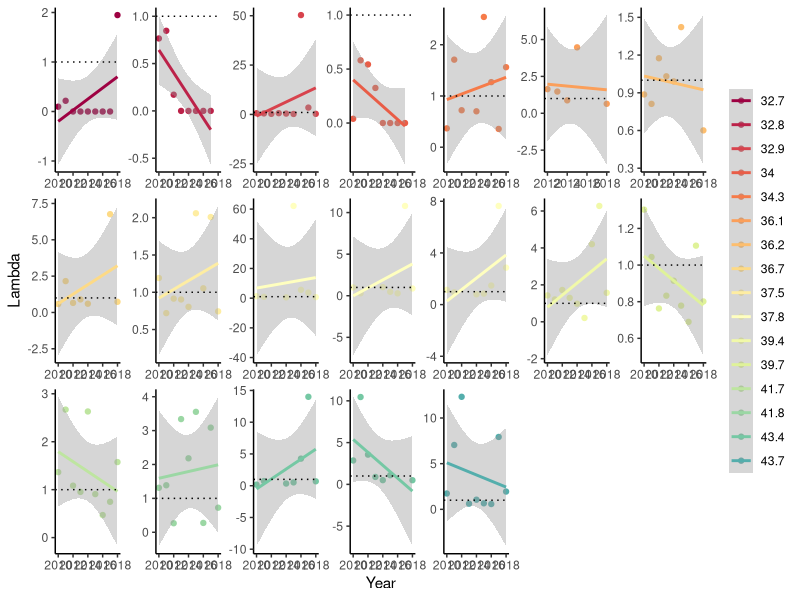

Reproduce this figure in R.
#### PROJECT: Genomic offsets and demographic trajectories of Mimulus cardinalis populations during extreme drought
#### PURPOSE OF THIS SCRIPT: Calculate slopes of lambda versus year as a metric of the rate of demographic decline during drought
#### AUTHOR: Amy Angert
#### DATE LAST MODIFIED: 20230619


#*******************************************************************************
#### 0. Clean workspace and load required packages
#*******************************************************************************

# Remove objects and clear workspace
rm(list = ls(all=TRUE))

# Make vector of packages needed
packages_needed <- c("tidyverse", "RColorBrewer")

# Install packages needed (if not already installed)
for (i in 1:length(packages_needed)){
  if(!(packages_needed[i] %in% installed.packages())){install.packages(packages_needed[i])}
}

# Load packages needed
for (i in 1:length(packages_needed)){
  library(packages_needed[i], character.only = TRUE)
}


#*******************************************************************************
### 1. Read in lambda estimates for each site and year
#*******************************************************************************
dat <- read.csv("data/demography data/siteYear.lambda_2010-2019.csv")

# Note: Mill Creek only has three annual transition estimates (because of 100% plot wash-out in 2010 and flooding that prevented site access in 2013), so Mill Creek should be removed from calculations of demographic declines  
dat <- dat %>% filter(Site!="Mill Creek")

#*******************************************************************************
### 2. Visualize estimates over time for each site
#*******************************************************************************

# N-S color gradient
lat_cols=colorRampPalette(brewer.pal(11,"Spectral"))
n.sites <- length(unique(dat$Site))
color.list <- lat_cols(n.sites)

ggplot(dat, aes(x=Year, y=lambda, color=as.factor(round(Latitude, 1)))) +
  geom_point() +
  geom_smooth(method="lm") +
  scale_color_manual(values=color.list) +
  ylab("Lambda") +
  #ylim(0,2) +
  geom_hline(yintercept=1, linetype="dotted") +
  facet_wrap(~Latitude, scale="free", nrow=3) +
  theme_classic() +
  theme(strip.background = element_blank(), strip.text.x = element_blank(),
        legend.title = element_blank())
# Note: some sites' slopes (e.g., Buck Meadows) are getting pulled up by 2015-16, which had very high recruitment and we assume indicated relatively early recovery. This is part of the rationale for calculating rates of decline as slope until 2014-15.

#*******************************************************************************
### 3. Calculate slopes of lambda over time for each site
#*******************************************************************************

# with cleaned lambdas, all years
site.vec <- unique(dat$Site)
slopes.lam <- c()
site.lam <- c()

for (i in 1:length(site.vec)) {
  dat.site <- dat %>% filter(Site==site.vec[i]) 
  mod <- lm(lambda ~ Year, dat.site)
  slopes.lam[i] <- coefficients(mod)[2]
  site.lam[i] <- site.vec[i]
}

slopes.lambda <- bind_cols(site.lam, slopes.lam) %>% 
  dplyr::select(Site=...1, Lambda.Slope.1011.1516=...2) 

# with cleaned lambdas, only through 2014-15 because of early recovery at some sites
site.vec <- unique(dat$Site)
slopes.lam.14 <- c()
site.lam <- c()

for (i in 1:length(site.vec)) {
  dat.site <- dat %>% filter(Year<2015) %>% filter(Site==site.vec[i]) 
  mod <- lm(lambda ~ Year, dat.site)
  slopes.lam.14[i] <- coefficients(mod)[2]
  site.lam[i] <- site.vec[i]
}

slopes.lambda.14 <- bind_cols(site.lam, slopes.lam.14) %>% 
  dplyr::select(Site=...1, Lambda.Slope.1011.1415=...2) 


# Add Latitude and other covariates back in
covar <- dat %>% 
  dplyr::select(Site, Latitude, Longitude, Elevation, Region, RegionRank) %>% 
  unique()

slopes.lambda <- left_join(slopes.lambda, slopes.lambda.14) %>% left_join(covar, by="Site") 


#*******************************************************************************
### 4. Calculate mean lambda during drought for each site
#*******************************************************************************

dat.mean <- dat %>% 
  group_by(Latitude, Site) %>% 
  filter(Year==2012|Year==2013|Year==2014) %>% 
  na.omit() %>% 
  summarize(mean.lambda = exp(mean(log(lambda)))) #GEOMETRIC mean

# Join to slopes
demog.response <- left_join(slopes.lambda, dat.mean) %>% 
  dplyr::select(Site, Latitude, Longitude, Elevation, Region, lambda.slope.all=Lambda.Slope.1011.1516, lambda.slope.trunc=Lambda.Slope.1011.1415, lambda.mean=mean.lambda)

# Save to .csv file 
write.csv(demog.response,"data/demography data/siteYear.lambda_responses_2010-2016.csv",row.names=FALSE)
